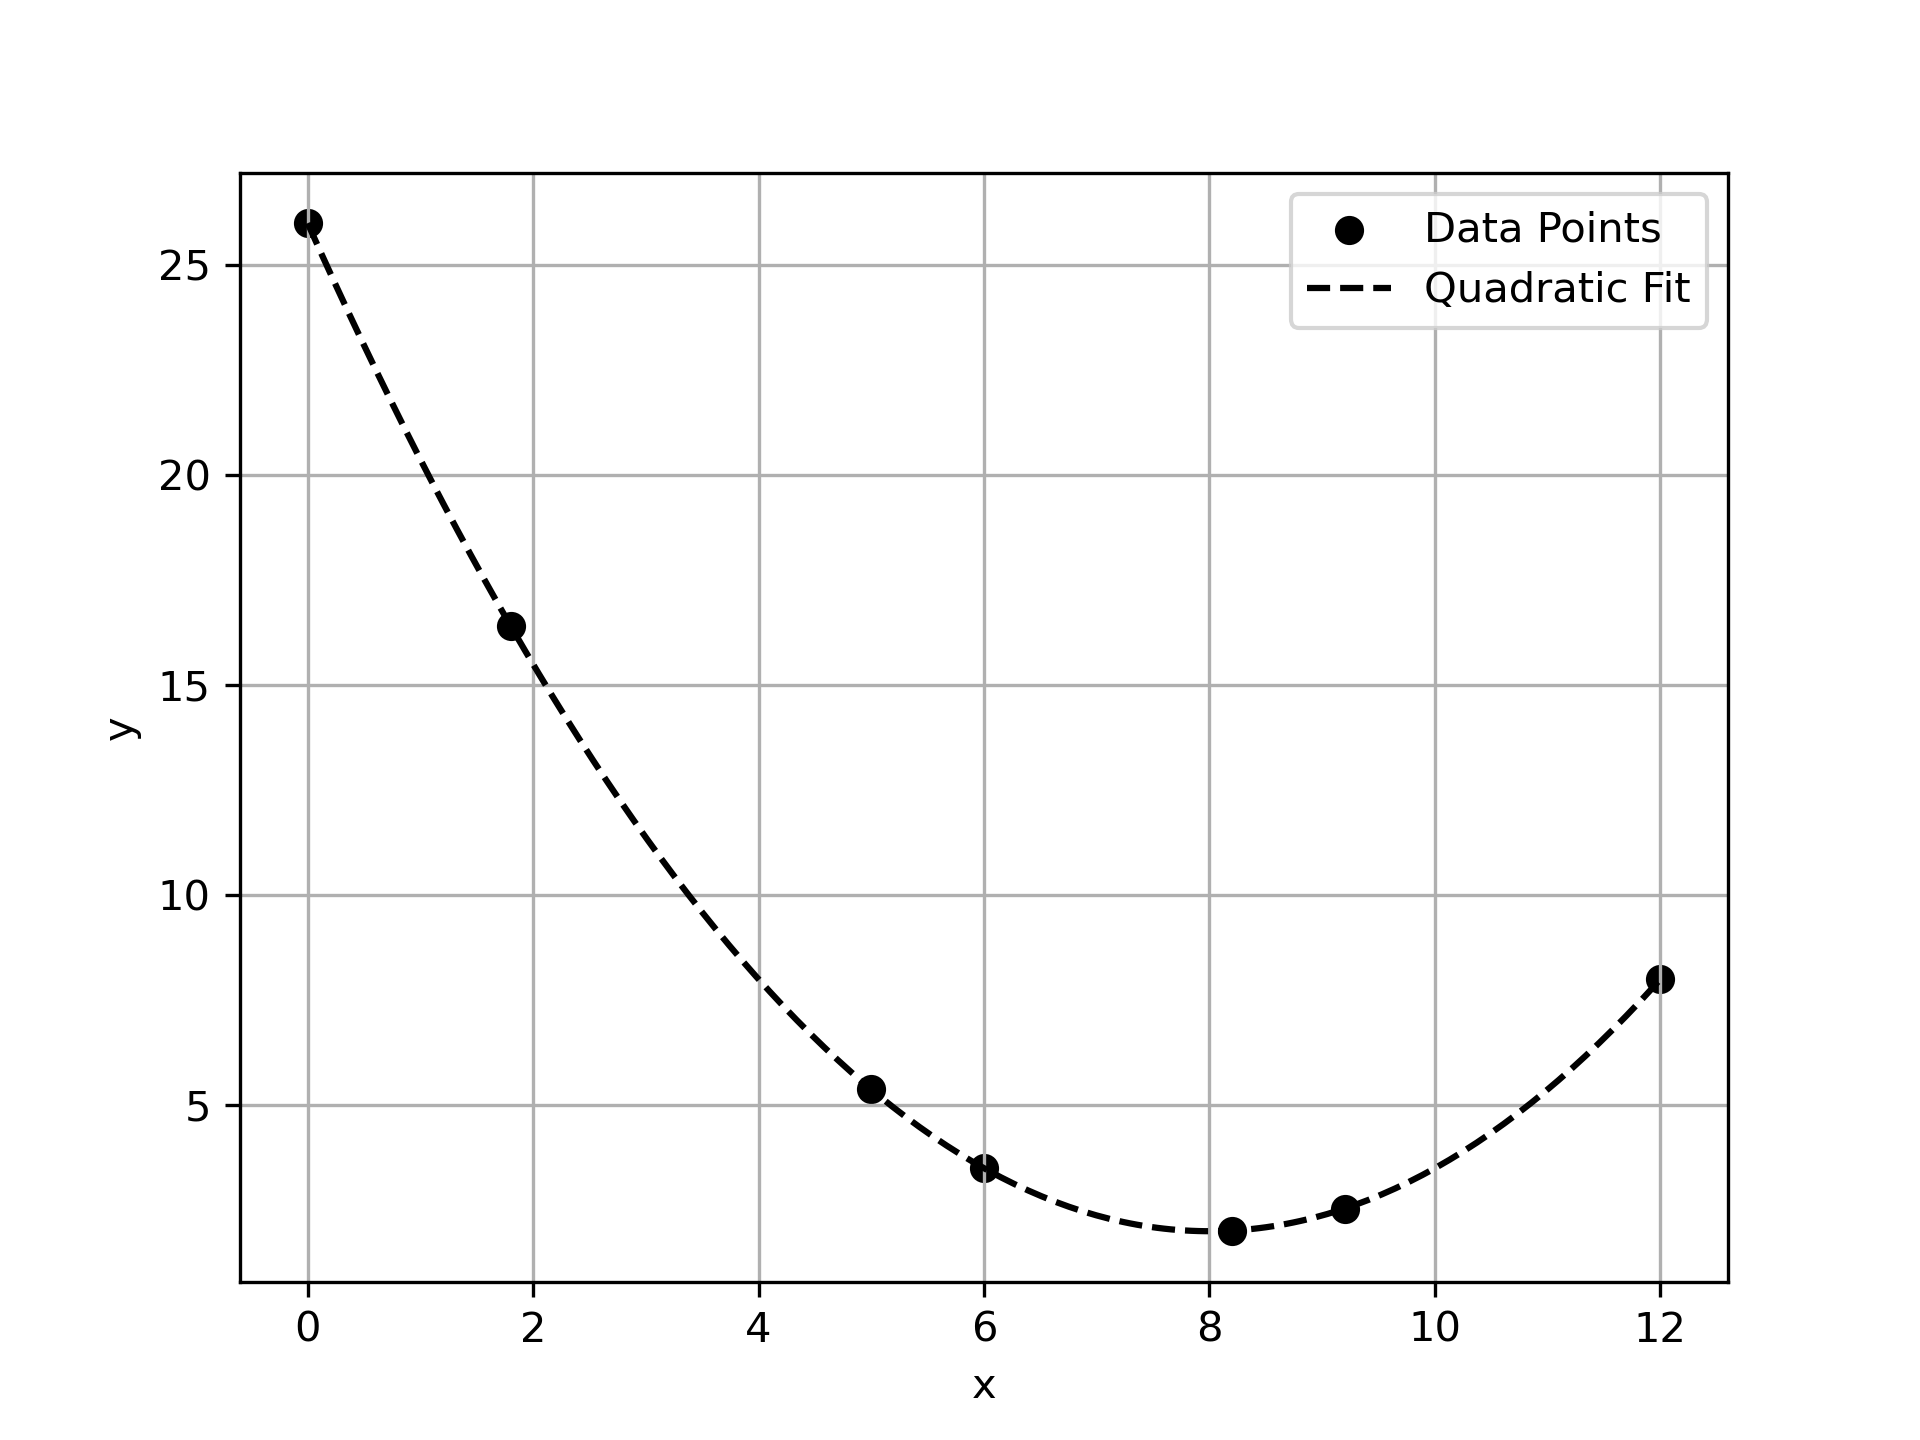

Source code (Python):
import numpy as np
import matplotlib.pyplot as plt

# Define the high-precision data points
data_points_precise = np.array([
    (0, 26),
    (1.8, 16.415),
    (5, 5.375),
    (6, 3.5),
    (8.2, 2.015),
    (9.2, 2.54),
    (12, 8)
])

# Separate x and y values
x = data_points_precise[:, 0]
y = data_points_precise[:, 1]

# Plot the data points
plt.scatter(x, y, c='k', label="Data Points")
plt.grid()
plt.xlabel('x')
plt.ylabel('y')

# Fit a polynomial of degree 2 (quadratic) to the data points
coef = np.polyfit(x, y, 2)

# Generate x values for plotting the polynomial fit
xplot = np.linspace(0., 12., 200)
# Evaluate the polynomial at the xplot points
yplot = np.polyval(coef, xplot)

# Plot the polynomial fit
plt.plot(xplot, yplot, c='k', linestyle='--', label="Quadratic Fit")
plt.legend()
plt.savefig("prob_17_1.png", dpi=300)

# Calculate the residuals (errors) of the polynomial fit at the original x points
yp = np.polyval(coef, x)
yerr = y - yp

# Display the plot
plt.show()

# Print the residuals (errors) with 6 decimal places
print("Residuals (y - y_pred):")
for i, err in enumerate(yerr):
    print(f"x = {x[i]:.3}, Residual = {err:.8e}, Bits = {np.log2(abs(err))}")

# Calculate and print the interpolated value at x = 3.5 with 6 decimal places
yint = np.polyval(coef, 3.5)
print(f"Interpolated value at x = 3.5: {yint:.15f}")
